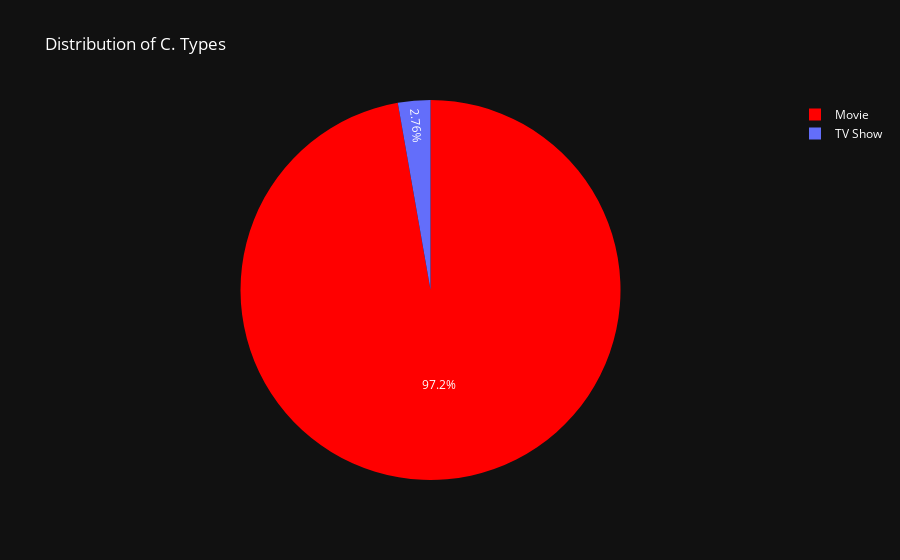

The code cell stored with this chart in its notebook:
### Code cell
movie_type_counts = movie['type'].value_counts()

fig = go.Figure(data=go.Pie(labels=movie_type_counts.index, values=movie_type_counts.values))

fig.update_layout(
    plot_bgcolor='rgb(17, 17, 17)',  
    paper_bgcolor='rgb(17, 17, 17)', 
    font_color='white',  
    title='Distribution of C. Types',
)
fig.update_traces(marker=dict(colors=['red']))
fig.show()

### Figure 1 — Plotly figure (JSON) as saved in the notebook; plotly's stock layout.template omitted (floating-point values rounded to 4 significant figures)
{"data": [{"labels": ["Movie", "TV Show"], "marker": {"colors": ["red"]}, "type": "pie", "values": [5185, 147]}], "layout": {"font": {"color": "white"}, "paper_bgcolor": "rgb(17, 17, 17)", "plot_bgcolor": "rgb(17, 17, 17)", "title": {"text": "Distribution of C. Types"}}}
